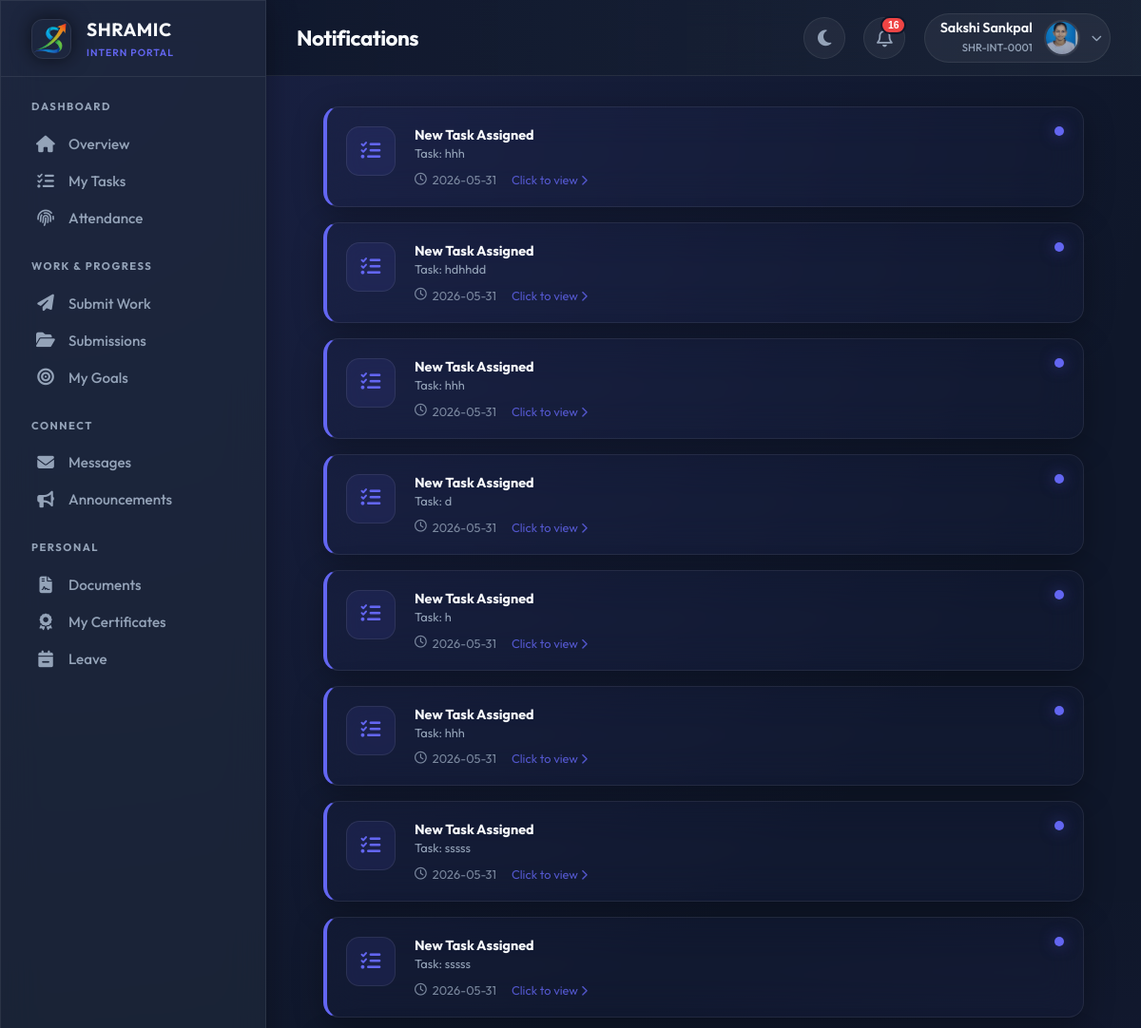
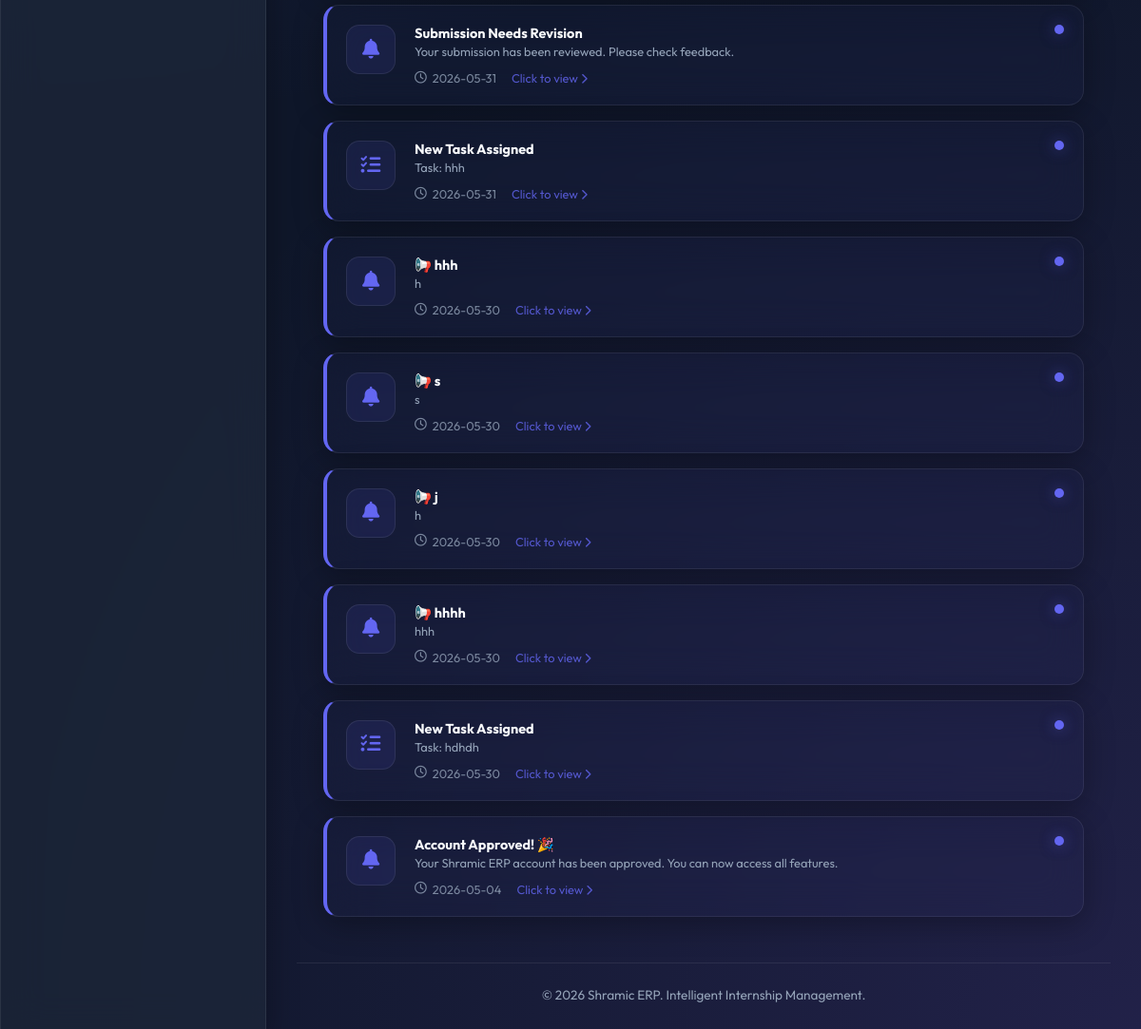
The page /intern/notifications (signed in) on the database its author committed (2 pictures, top to bottom).
### tables this page shows
CREATE TABLE users (
            id INTEGER PRIMARY KEY AUTOINCREMENT,
            intern_id TEXT UNIQUE,
            usn TEXT UNIQUE NOT NULL,
            full_name TEXT NOT NULL,
            phone TEXT NOT NULL,
            email TEXT UNIQUE NOT NULL,
            password_hash TEXT NOT NULL,
            role TEXT NOT NULL,
            photo_url TEXT,
            status TEXT DEFAULT 'PENDING',
            is_admin BOOLEAN DEFAULT 0,
            department TEXT,
            join_date DATE,
            emergency_contact TEXT,
            address TEXT,
            last_login TIMESTAMP,
            login_count INTEGER DEFAULT 0,
            created_at TIMESTAMP DEFAULT CURRENT_TIMESTAMP,
            updated_at TIMESTAMP DEFAULT CURRENT_TIMESTAMP
        );

CREATE TABLE notifications (
            id INTEGER PRIMARY KEY AUTOINCREMENT,
            user_id INTEGER,
            title TEXT NOT NULL,
            message TEXT NOT NULL,
            type TEXT,
            link TEXT,
            is_read BOOLEAN DEFAULT 0,
            created_at TIMESTAMP DEFAULT CURRENT_TIMESTAMP,
            FOREIGN KEY (user_id) REFERENCES users(id)
        );

### app.py (the view)
@app.route('/intern/notifications')
@login_required
@approved_required
def intern_notifications():
    conn = get_db_connection()
    cur = conn.cursor()
    cur.execute("""
        SELECT * FROM notifications
        WHERE user_id = ?
        ORDER BY created_at DESC
        LIMIT 50
    """, (current_user.id,))
    notifications = cur.fetchall()
    cur.execute("""
        UPDATE notifications
        SET is_read = 1
        WHERE user_id = ?
    """, (current_user.id,))
    conn.commit()
    conn.close()
    return render_template('intern/notifications.html', notifications=notifications)

### app.py (called while the page is built)
@app.before_request
def make_session_permanent():
    session.permanent = True
    app.permanent_session_lifetime = timedelta(days=365)

def get_db_connection():
    conn = sqlite3.connect(DATABASE, timeout=30)
    conn.execute("PRAGMA busy_timeout = 30000")
    conn.row_factory = sqlite3.Row
    return conn

def get_current_datetime():
    return datetime.now(TIMEZONE)

@login_manager.user_loader
def load_user(user_id):
    conn = get_db_connection()
    cur = conn.cursor()
    cur.execute("SELECT * FROM users WHERE id = ?", (user_id,))
    user_data = cur.fetchone()
    conn.close()
    return User(dict(user_data)) if user_data else None

def approved_required(f):
    @wraps(f)
    def decorated_function(*args, **kwargs):
        if not current_user.is_authenticated:
            return redirect(url_for('login'))
        if current_user.status != 'APPROVED' and not current_user.is_admin:
            return render_template('auth/pending.html')
        return f(*args, **kwargs)
    return decorated_function

@app.context_processor
def inject_globals():
    unread_count = 0
    if current_user.is_authenticated:
        try:
            conn = get_db_connection()
            cur = conn.cursor()
            cur.execute("""
                SELECT COUNT(*) as count
                FROM notifications
                WHERE user_id = ? AND is_read = 0
            """, (current_user.id,))
            unread_count = cur.fetchone()['count']
            conn.close()
        except:
            pass
    return {
        'now': get_current_datetime(),
        'app_name': 'Shramic ERP',
        'unread_notifications': unread_count
    }

@app.before_request
def before_request():
        pass

### templates/intern/notifications.html (shortened to what this page needs)
{% extends "intern/base.html" %} {% block title %}Notifications{% endblock %} {%
block page_title %}Notifications{% endblock %}  {% block content %}
<div class="notif-wrapper">
  {% if notifications %} {% for notification in notifications %}  {% set title_lower =
  notification.title|lower %} {% if 'task' in title_lower %} {% set target_url =
  url_for('intern_tasks') %} {% set icon = 'fa-tasks' %} {% elif 'message' in
  title_lower or 'chat' in title_lower %} {% set target_url =
  url_for('intern_messages') %} {% set icon = 'fa-envelope' %} {% elif
  'attendance' in title_lower or 'present' in title_lower %} {% set target_url =
  url_for('intern_attendance') %} {% set icon = 'fa-fingerprint' %} {% elif
  'leave' in title_lower %} {% set target_url = url_for('intern_leave') %} {%
  set icon = 'fa-calendar-minus' %} {% elif 'announcement' in title_lower %} {%
  set target_url = url_for('intern_announcements') %} {% set icon =
  'fa-bullhorn' %} {% else %} {% set target_url = '#' %} {% set icon = 'fa-bell'
  %} {% endif %}
  <a
    href="{{ target_url }}"
    class="glass-panel notif-card {% if not notification.is_read %}unread{% endif %}"
  >
    <div class="notif-icon-box">
      <i class="fas {{ icon }}"></i>
    </div>
    <div class="notif-content">
      <h4 class="notif-title">{{ notification.title }}</h4>
      <p class="notif-message">{{ notification.message }}</p>
      <div class="notif-time">
        <i class="far fa-clock"></i>
        {{ notification.created_at.split()[0] if notification.created_at else
        'Just now' }}
        <span style="margin-left: 10px; color: var(--primary)"
          >Click to view
          <i class="fas fa-chevron-right" style="font-size: 0.7rem"></i
        ></span>
      </div>
    </div>
  </a>
  {% endfor %} {% endif %}
</div>
{% endblock %}

### templates/intern/base.html (shortened to what this page needs)
<!doctype html>
<html lang="en">
  <head>
    <link
      rel="stylesheet"
      href="https://cdnjs.cloudflare.com/ajax/libs/font-awesome/6.4.0/css/all.min.css"
    />
  </head>
  <body data-theme="dark" x-data="{ sidebarOpen: false }">
    <div class="app-container">
      <aside class="sidebar glass-panel" :class="{ 'open': sidebarOpen }">
        <div class="sidebar-header">
          <div class="logo-box">
            <img
              src="{{ url_for('static', filename='images/favicon.png') }}"
              alt="Shramic Logo"
            />
          </div>
          <div>
            <h1
              style="
                font-size: 1.2rem;
                font-weight: 700;
                letter-spacing: 0.5px;
                color: var(--text-main);
              "
            >
              SHRAMIC
            </h1>
            <span
              style="
                font-size: 0.65rem;
                color: var(--primary);
                font-weight: 600;
                letter-spacing: 1px;
                text-transform: uppercase;
              "
              >Intern Portal</span
            >
          </div>
        </div>
        <nav class="sidebar-nav custom-scrollbar">
          <div class="nav-category">Dashboard</div>
          <a
            href="{{ url_for('intern_dashboard') }}"
            class="nav-link {{ 'active' if request.endpoint == 'intern_dashboard' }}"
          >
            <i class="fas fa-home"></i> <span>Overview</span>
          </a>
          <a
            href="{{ url_for('intern_tasks') }}"
            class="nav-link {{ 'active' if request.endpoint == 'intern_tasks' }}"
          >
            <i class="fas fa-tasks"></i> <span>My Tasks</span>
          </a>
          <a
            href="{{ url_for('intern_attendance') }}"
            class="nav-link {{ 'active' if request.endpoint == 'intern_attendance' }}"
          >
            <i class="fas fa-fingerprint"></i> <span>Attendance</span>
          </a>
          <div class="nav-category">Work & Progress</div>
          <a
            href="{{ url_for('intern_submit') }}"
            class="nav-link {{ 'active' if request.endpoint == 'intern_submit' }}"
          >
            <i class="fas fa-paper-plane"></i> <span>Submit Work</span>
          </a>
          <a
            href="{{ url_for('intern_submissions') }}"
            class="nav-link {{ 'active' if request.endpoint == 'intern_submissions' }}"
          >
            <i class="fas fa-folder-open"></i> <span>Submissions</span>
          </a>
          <a
            href="{{ url_for('intern_goals') }}"
            class="nav-link {{ 'active' if request.endpoint == 'intern_goals' }}"
          >
            <i class="fas fa-bullseye"></i> <span>My Goals</span>
          </a>
          <div class="nav-category">Connect</div>
          <a
            href="{{ url_for('intern_messages') }}"
            class="nav-link {{ 'active' if request.endpoint == 'intern_messages' }}"
          >
            <i class="fas fa-envelope"></i> <span>Messages</span>
          </a>
          <a
            href="{{ url_for('intern_announcements') }}"
            class="nav-link {{ 'active' if request.endpoint == 'intern_announcements' }}"
          >
            <i class="fas fa-bullhorn"></i> <span>Announcements</span>
          </a>
          <div class="nav-category">Personal</div>
          <a
            href="{{ url_for('intern_documents') }}"
            class="nav-link {{ 'active' if request.endpoint == 'intern_documents' }}"
          >
            <i class="fas fa-file-contract"></i> <span>Documents</span>
          </a>
          <a
            href="{{ url_for('intern_certificates') }}"
            class="nav-link {{ 'active' if request.endpoint == 'intern_certificates' }}"
          >
            <i class="fas fa-award"></i> <span>My Certificates</span>
          </a>
          <a
            href="{{ url_for('intern_leave') }}"
            class="nav-link {{ 'active' if request.endpoint == 'intern_leave' }}"
          >
            <i class="fas fa-calendar-minus"></i> <span>Leave</span>
          </a>
        </nav>
      </aside>
      <main class="main-content">
        <header class="top-header">
          <div style="display: flex; align-items: center">
            <h2 class="page-title">{% block page_title %}{% endblock %}</h2>
          </div>
          <div class="header-actions">
            <button class="icon-btn" id="theme-btn" title="Toggle Theme">
              <i class="fas fa-moon"></i>
            </button>
            <div class="relative-container" x-data="{ open: false }">
              <button @click="open = !open" class="icon-btn">
                <i class="far fa-bell"></i>
                {% if unread_notifications > 0 %}
                <span class="badge">{{ unread_notifications }}</span>
                {% endif %}
              </button>
            </div>
            <div class="relative-container" x-data="{ userMenuOpen: false }">
              <div class="user-pill" @click="userMenuOpen = !userMenuOpen">
                <div class="user-info">
                  <span class="user-name">{{ current_user.full_name }}</span>
                  <span class="user-role">{{ current_user.intern_id }}</span>
                </div>
                {% if current_user.photo_url %}
                <img
                  src="{{ url_for('uploaded_file', filename='profiles/' + current_user.photo_url) }}"
                  class="avatar"
                />
                {% else %}
                <img
                  src="https://ui-avatars.com/api/?name={{ current_user.full_name }}&background=6366f1&color=fff"
                  class="avatar"
                />
                {% endif %}
                <i
                  class="fas fa-chevron-down"
                  style="font-size: 0.7rem; color: var(--text-muted)"
                ></i>
              </div>
            </div>
          </div>
        </header>
        <div class="content-body">
           {% block content %}{% endblock %}
          <footer
            style="
              margin-top: 3rem;
              border-top: 1px solid var(--glass-border);
              padding-top: 1.5rem;
              text-align: center;
              color: var(--text-muted);
              font-size: 0.85rem;
            "
          >
            &copy; {{ now.year }} Shramic ERP. Intelligent Internship
            Management.
          </footer>
        </div>
      </main>
    </div>
  </body>
</html>

### rows shown on the page
users: full_name "Sakshi Sankpal", intern_id "SHR-INT-0001", photo_url (picture)
notifications: title "New Task Assigned", message "Task: hhh", created_at "2026-05-31"
notifications: title "New Task Assigned", message "Task: hdhhdd", created_at "2026-05-31"
notifications: title "New Task Assigned", message "Task: hhh", created_at "2026-05-31"
notifications: title "New Task Assigned", message "Task: d", created_at "2026-05-31"
notifications: title "New Task Assigned", message "Task: h", created_at "2026-05-31"
notifications: title "New Task Assigned", message "Task: hhh", created_at "2026-05-31"
notifications: title "New Task Assigned", message "Task: sssss", created_at "2026-05-31"
notifications: title "New Task Assigned", message "Task: sssss", created_at "2026-05-31"
notifications: title "Submission Needs Revision", message "Your submission has been reviewed. Please check feedback.", created_at "2026-05-31"
notifications: title "New Task Assigned", message "Task: hhh", created_at "2026-05-31"
notifications: title "📢 hhh", message "h", created_at "2026-05-30"
notifications: title "📢 s", message "s", created_at "2026-05-30"
notifications: title "📢 j", message "h", created_at "2026-05-30"
notifications: title "📢 hhhh", message "hhh", created_at "2026-05-30"
notifications: title "New Task Assigned", message "Task: hdhdh", created_at "2026-05-30"
notifications: title "Account Approved! 🎉", message "Your Shramic ERP account has been approved. You can now access all features.", created_at "2026-05-04"

### other values the page prints
{{ unread_notifications }} "16"
{{ now.year }} "2026"
